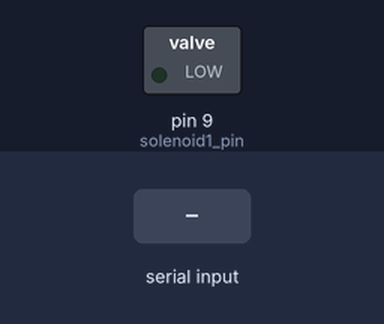
This sketch was run on a simulated Arduino Uno, built with avr-gcc and run on an emulated ATmega328P. On the bench: switched loads named in the sketch (green lamp = pin HIGH). Dashed ring = blinking. Inputs (shaded band) come from the test bench. What the sketch prints to the serial monitor is not drawn.

Above: at 4.2 s.
4.3 s: "o" received over Serial
At 4.51 s:
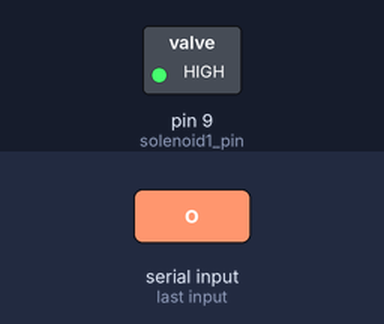
7.3 s: "c" received over Serial
At 7.3 s:
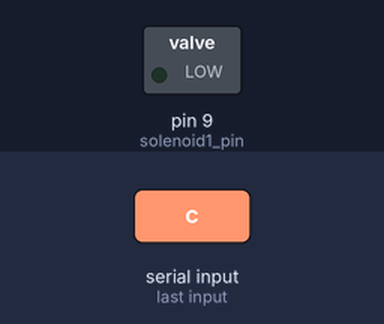
Timing chart, 0 to 10.3 s (numbered marks = the images above; inputs shaded):
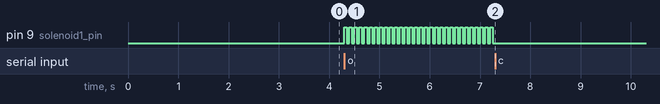

Measured:
- after the input at 4.3 s, pin 9 (solenoid1_pin): alternates HIGH for 0.05 s and LOW for 0.05 s, starting at once
- after the input at 7.3 s, pin 9 (solenoid1_pin): stops changing and stays LOW

The sketch:

solenoid_operation.ino
```cpp
const int solenoid1_pin = 9;

bool valve_state = false; //false == closed

int openGap = 50;
int closeGap = 50;


void setup() {

  pinMode(solenoid1_pin, OUTPUT);

  Serial.begin(115200);
  Serial.println();
  Serial.println("Starting...");
  Serial.println();
  Serial.println();delay(3000);
}

void loop() {

  if((Serial.available() > 0))
  {
    char inByte = Serial.read();
    if (inByte == 'o')
    {
      valve_state = true;
    }
    else if (inByte == 'c')
    {
      valve_state = false;
    }
  }


  if (valve_state == true)
  {
    digitalWrite(solenoid1_pin,HIGH);
    delay(openGap);
    digitalWrite(solenoid1_pin,LOW);
    delay(closeGap);
  }
  else
  {
    digitalWrite(solenoid1_pin,LOW);
  }


  if(valve_state == false)
  {
    Serial.println("Valve State: Closed" );
  }
  else if(valve_state == true)
  {
    Serial.println("Valve State: Open");
  }


}
```
